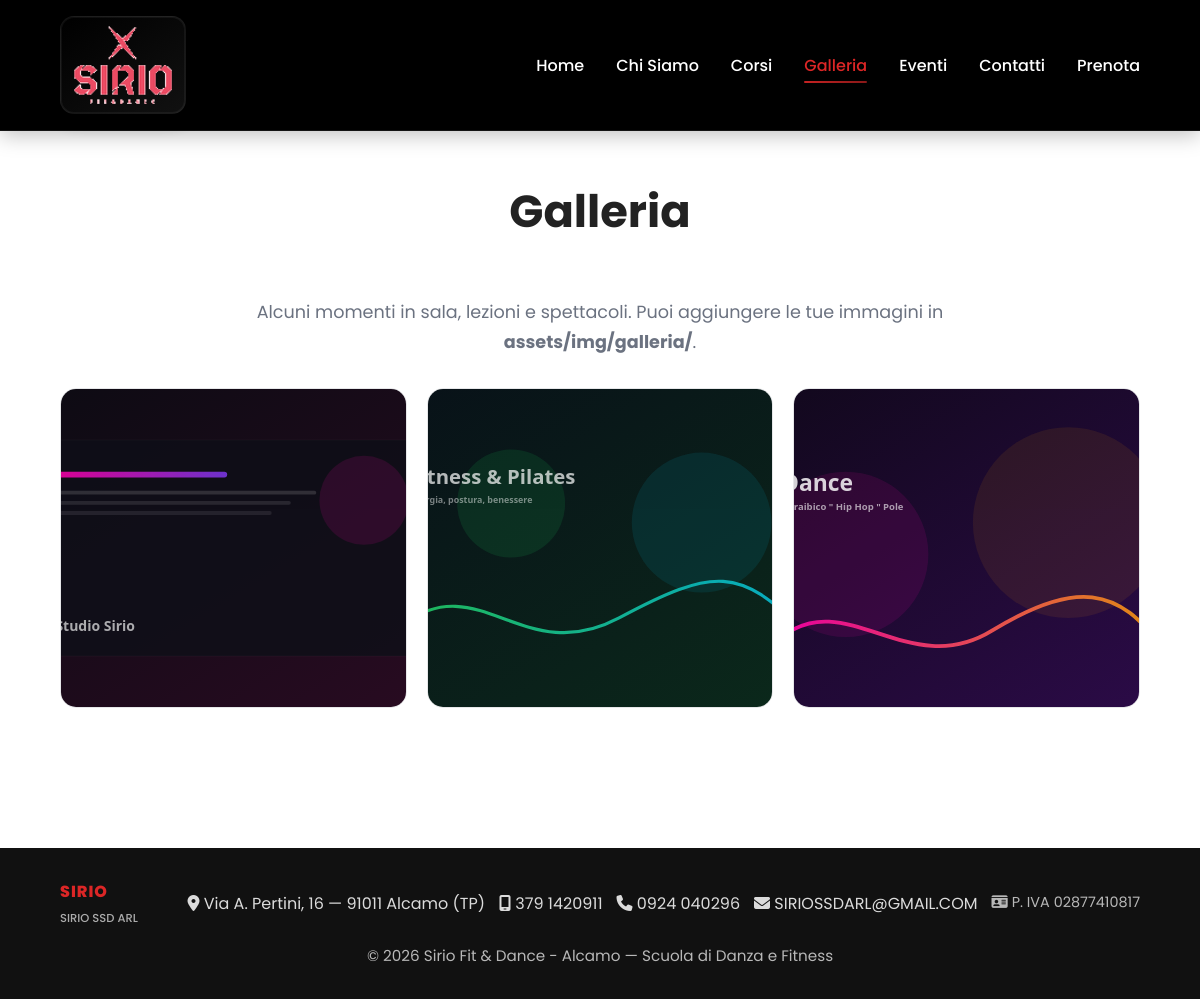
The page /galleria.php on the database its author committed.
### tables this page shows
CREATE TABLE IF NOT EXISTS site_content (
  id INT AUTO_INCREMENT PRIMARY KEY,
  content_key VARCHAR(80) NOT NULL UNIQUE,
  content_value LONGTEXT NOT NULL,
  created_at TIMESTAMP DEFAULT CURRENT_TIMESTAMP,
  updated_at TIMESTAMP DEFAULT CURRENT_TIMESTAMP ON UPDATE CURRENT_TIMESTAMP
);

### includes/functions.php (called while the page is built, shortened)
<?php
function getContent(): array
{
    $conn = db_connect();
    $stmt = $conn->prepare('SELECT content_value FROM site_content WHERE content_key = ? LIMIT 1');
    $key = 'site_data';
    $stmt->bind_param('s', $key);
    $stmt->execute();
    $row = $stmt->get_result()->fetch_assoc();
    if ($row && !empty($row['content_value'])) {
        $decoded = json_decode($row['content_value'], true);
        if (is_array($decoded)) {
            return $decoded;
        }
    }
    $defaults = getDefaultContent();
    return $defaults;
}
function phoneTel(string $number): string {
    $digits = preg_replace('/\D+/', '', $number);
    if ($digits !== '' && $digits[0] !== '0' && strlen($digits) <= 10) {
        $digits = '39' . $digits;
    }
    return '+' . ltrim($digits, '+');
}
$content = getContent();
?>

### galleria.php (the view)
<?php require 'header.php'; ?>
<section class="section">
  <div class="container">
    <h2><?= $content['galleria']['title'] ?></h2>
    <p class="lead">Alcuni momenti in sala, lezioni e spettacoli. Puoi aggiungere le tue immagini in <strong>assets/img/galleria/</strong>.</p>
    <div class="gallery-grid" id="gallery-grid" style="margin-top: 30px;">
      <?php
        $files = glob('assets/img/galleria/*.{jpg,jpeg,png,webp,gif,svg}', GLOB_BRACE) ?: [];
        sort($files);
      ?>
      <?php if (empty($files)): ?>
        <div class="gallery-empty">
          Nessuna foto trovata. Carica immagini in <strong>assets/img/galleria/</strong> (jpg/png/webp/svg) e ricarica la pagina.
        </div>
      <?php else: ?>
        <?php foreach($files as $img): ?>
          <img
            src="<?= htmlspecialchars($img) ?>"
            alt="Galleria Sirio"
            loading="lazy"
            class="js-lightbox"
            data-lightbox-src="<?= htmlspecialchars($img) ?>"
          >
        <?php endforeach; ?>
      <?php endif; ?>
    </div>
  </div>
</section>
<?php require 'footer.php'; ?>

### header.php (shortened to what this page needs)
<?php
require_once 'includes/functions.php';
$currentPage = basename($_SERVER['PHP_SELF'] ?? 'index.php');
$isActive = function(string $file) use ($currentPage): string {
  return $currentPage === $file ? 'active' : '';
};
?>
<!DOCTYPE html>
<html lang="it">
<head>
  <link rel="stylesheet" href="assets/css/style.css">
  <link rel="stylesheet" href="https://cdnjs.cloudflare.com/ajax/libs/font-awesome/6.6.0/css/all.min.css">
</head>
<body class="<?= htmlspecialchars($bodyClass ?? '') ?>">
<nav class="navbar">
  <a class="logo" href="index.php" aria-label="<?= $content['site']['name'] ?>">
    <img src="assets/img/logo-sirio.png" alt="Logo Sirio" class="logo-image">
  </a>
  <ul class="nav-links">
    <li><a class="<?= $isActive('index.php') ?>" href="index.php">Home</a></li>
    <li><a class="<?= $isActive('chi-siamo.php') ?>" href="chi-siamo.php">Chi Siamo</a></li>
    <li><a class="<?= $isActive('corsi.php') ?>" href="corsi.php">Corsi</a></li>
    <li><a class="<?= $isActive('galleria.php') ?>" href="galleria.php">Galleria</a></li>
    <li><a class="<?= $isActive('eventi.php') ?>" href="eventi.php">Eventi</a></li>
    <li><a class="<?= $isActive('contatti.php') ?>" href="contatti.php">Contatti</a></li>
    <li><a class="<?= $isActive('prenota.php') ?>" href="prenota.php">Prenota</a></li>
  </ul>
</nav>
<main id="contenuto" class="page">

### footer.php (shortened to what this page needs)
</main>
<footer>
  <div class="footer-inner">
    <div class="footer-top">
      <div class="footer-brand">
        SIRIO
        <small><?= htmlspecialchars($content['site']['legal_name']) ?></small>
      </div>
      <div class="footer-links">
        <a href="contatti.php"><i class="fa-solid fa-location-dot"></i> <?= htmlspecialchars($content['site']['address']) ?></a>
        <a href="tel:<?= phoneTel($content['site']['phone_mobile']) ?>"><i class="fa-solid fa-mobile-screen"></i> <?= htmlspecialchars($content['site']['phone_mobile']) ?></a>
        <a href="tel:<?= phoneTel($content['site']['phone_landline']) ?>"><i class="fa-solid fa-phone"></i> <?= htmlspecialchars($content['site']['phone_landline']) ?></a>
        <a href="mailto:<?= htmlspecialchars($content['site']['email']) ?>"><i class="fa-solid fa-envelope"></i> <?= htmlspecialchars($content['site']['email']) ?></a>
        <span class="footer-vat"><i class="fa-solid fa-id-card"></i> P. IVA <?= htmlspecialchars($content['site']['vat']) ?></span>
      </div>
    </div>
    <div class="footer-bottom">
      &copy; <?= date("Y") ?> <?= htmlspecialchars($content['site']['name']) ?> — <?= htmlspecialchars($content['site']['tagline']) ?>
    </div>
  </div>
</footer>
</body>
</html>

### assets/css/style.css (style rules this page uses)
* { margin: 0; padding: 0; box-sizing: border-box; }
body { font-family: 'Poppins', sans-serif; line-height: 1.7; color: #333; background: #ffffff; }
:root { --bg: #0f0a0a; --bg-2: #111; --text: #111827; --muted: #6b7280; --brand: #dc2626; --brand-hover: #ef4444; --brand-2: #991b1b; --card: #ffffff; --border: rgba(17, 24, 39, 0.10); --shadow: 0 10px 25px rgba(0,0,0,0.10); --shadow-2: 0 20px 40px rgba(220, 38, 38, 0.20); --radius: 18px; }
.container { max-width: 1200px; margin: 0 auto; padding: 0 5%; }
.page { padding-top: 84px; }
.navbar { position: fixed; top: 0; width: 100%; background: #000000; color: white; padding: 1rem 5%; display: flex; justify-content: space-between; align-items: center; z-index: 1000; backdrop-filter: blur(10px); border-bottom: 1px solid rgba(255,255,255,0.08); box-shadow: 0 4px 20px rgba(0, 0, 0, 0.25); }
.logo { text-decoration: none; display: inline-flex; align-items: center; justify-content: center; padding: 8px 12px; border-radius: 14px; background: linear-gradient(145deg, #000000, #111111); border: 1px solid rgba(255,255,255,0.08); box-shadow: inset 0 0 0 1px rgba(255,255,255,0.05), 0 8px 18px rgba(0, 0, 0, 0.25); }
.logo-image { width: 100px; height: auto; display: block; object-fit: contain; filter: brightness(1.05); }
.nav-links { display: flex; gap: 2rem; list-style: none; }
.nav-links a { color: white; text-decoration: none; font-weight: 500; transition: 0.3s; position: relative; padding: 10px 0; }
.nav-links a.active { color: var(--brand); }
.nav-links a.active::after { content: ""; position: absolute; left: 0; right: 0; bottom: 4px; height: 2px; background: linear-gradient(90deg, var(--brand), var(--brand-2)); border-radius: 999px; opacity: 0.9; }
.section { padding: 90px 0; text-align: center; }
.section h2 { font-size: 2.8rem; margin-bottom: 3rem; color: #222; }
.section .lead { max-width: 820px; margin: 0 auto; color: var(--muted); font-size: 1.1rem; }
.gallery-grid { display: grid; grid-template-columns: repeat(auto-fit, minmax(300px, 1fr)); gap: 20px; max-width: 1300px; margin: 0 auto; }
.gallery-grid img { width: 100%; height: 320px; object-fit: cover; border-radius: 16px; transition: all 0.4s ease; cursor: pointer; border: 1px solid rgba(17, 24, 39, 0.10); }
footer { background: #111; color: white; text-align: center; padding: 30px 0; margin-top: 50px; }
.footer-inner { max-width: 1200px; margin: 0 auto; padding: 0 5%; display: grid; gap: 14px; }
.footer-top { display: flex; align-items: center; justify-content: space-between; flex-wrap: wrap; gap: 10px; }
.footer-brand { font-weight: 800; letter-spacing: 1px; color: var(--brand); display: flex; flex-direction: column; align-items: flex-start; gap: 4px; }
.footer-brand small { font-size: 0.72rem; font-weight: 500; letter-spacing: 0; color: rgba(255,255,255,0.65); }
.footer-vat { color: rgba(255,255,255,0.70); font-size: 0.9rem; }
.footer-links { display: flex; gap: 14px; flex-wrap: wrap; }
.footer-links a { color: rgba(255,255,255,0.85); text-decoration: none; }
.footer-bottom { color: rgba(255,255,255,0.70); font-size: 0.95rem; }

### rows shown on the page
site_content: content_value "Galleria", content_value "SIRIO SSD ARL", content_value "Via A. Pertini, 16 — 91011 Alcamo (TP)", content_value "379 1420911", content_value "0924 040296", content_value "SIRIOSSDARL@GMAIL.COM", content_value "02877410817", content_value "Sirio Fit & Dance - Alcamo", content_value "Scuola di Danza e Fitness"
